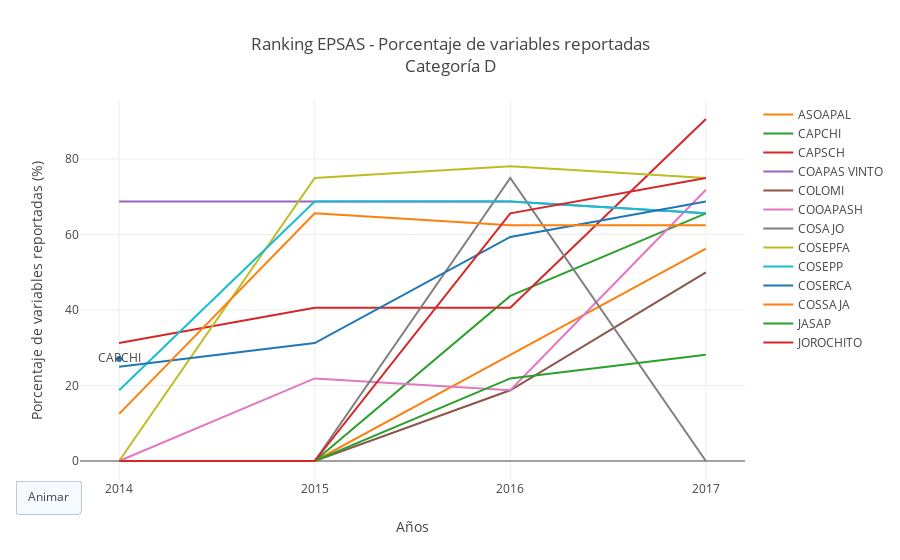

This figure's notebook cell:
### Code cell
iplot(fig4d)

### Figure 1 — Plotly figure (JSON) as saved in the notebook; plotly's stock layout.template omitted (floating-point values rounded to 4 significant figures)
{"data": [{"mode": "markers+text", "showlegend": false, "text": ["ASOAPAL", "CAPCHI", "CAPSCH", "COAPAS VINTO", "COLOMI", "COOAPASH", "COSAJO", "COSEPFA", "COSEPP", "COSERCA", "COSSAJA", "JASAP", "JOROCHITO"], "type": "scatter", "uid": "190344fe-cca7-11e8-bc48-f0761c9f65e1", "x": [2014, 2014, 2014, 2014, 2014, 2014, 2014, 2014, 2014, 2014, 2014, 2014, 2014], "y": [null, 27, null, null, null, null, null]}, {"mode": "lines", "name": "ASOAPAL", "type": "scatter", "uid": "19036c10-cca7-11e8-b844-f0761c9f65e1", "x": [2014, 2015, 2016, 2017], "y": [0, 0, 28.12, 56.25]}, {"mode": "lines", "name": "CAPCHI", "type": "scatter", "uid": "19036c11-cca7-11e8-b857-f0761c9f65e1", "x": [2014, 2015, 2016, 2017], "y": [0, 0, 43.75, 65.62]}, {"mode": "lines", "name": "CAPSCH", "type": "scatter", "uid": "19036c12-cca7-11e8-9141-f0761c9f65e1", "x": [2014, 2015, 2016, 2017], "y": [31.25, 40.62, 40.62, 90.62]}, {"mode": "lines", "name": "COAPAS VINTO", "type": "scatter", "uid": "19036c13-cca7-11e8-aaa6-f0761c9f65e1", "x": [2014, 2015, 2016, 2017], "y": [68.75, 68.75, 68.75, 65.62]}, {"mode": "lines", "name": "COLOMI", "type": "scatter", "uid": "19036c14-cca7-11e8-bbdb-f0761c9f65e1", "x": [2014, 2015, 2016, 2017], "y": [0, 0, 18.75, 50]}, {"mode": "lines", "name": "COOAPASH", "type": "scatter", "uid": "19036c15-cca7-11e8-b943-f0761c9f65e1", "x": [2014, 2015, 2016, 2017], "y": [0, 21.88, 18.75, 71.88]}, {"mode": "lines", "name": "COSAJO", "type": "scatter", "uid": "19036c16-cca7-11e8-ac00-f0761c9f65e1", "x": [2014, 2015, 2016, 2017], "y": [0, 0, 75, 0]}, {"mode": "lines", "name": "COSEPFA", "type": "scatter", "uid": "19036c17-cca7-11e8-91c4-f0761c9f65e1", "x": [2014, 2015, 2016, 2017], "y": [0, 75, 78.12, 75]}, {"mode": "lines", "name": "COSEPP", "type": "scatter", "uid": "19036c18-cca7-11e8-8813-f0761c9f65e1", "x": [2014, 2015, 2016, 2017], "y": [18.75, 68.75, 68.75, 65.62]}, {"mode": "lines", "name": "COSERCA", "type": "scatter", "uid": "19036c19-cca7-11e8-99cc-f0761c9f65e1", "x": [2014, 2015, 2016, 2017], "y": [25, 31.25, 59.38, 68.75]}, {"mode": "lines", "name": "COSSAJA", "type": "scatter", "uid": "19036c1a-cca7-11e8-ba77-f0761c9f65e1", "x": [2014, 2015, 2016, 2017], "y": [12.5, 65.62, 62.5, 62.5]}, {"mode": "lines", "name": "JASAP", "type": "scatter", "uid": "19036c1b-cca7-11e8-b8b5-f0761c9f65e1", "x": [2014, 2015, 2016, 2017], "y": [0, 0, 21.88, 28.12]}, {"mode": "lines", "name": "JOROCHITO", "type": "scatter", "uid": "19036c1c-cca7-11e8-a443-f0761c9f65e1", "x": [2014, 2015, 2016, 2017], "y": [0, 0, 65.62, 75]}], "layout": {"hovermode": "closest", "title": "Ranking EPSAS - Porcentaje de variables reportadas<br>Categoría D", "updatemenus": [{"buttons": [{"args": [null], "label": "Animar", "method": "animate"}], "type": "buttons", "x": 0, "y": 0}], "xaxis": {"autorange": false, "dtick": 1, "range": [2014.0, 2017.0], "title": "Años"}, "yaxis": {"title": "Porcentaje de variables reportadas (%)"}}}
